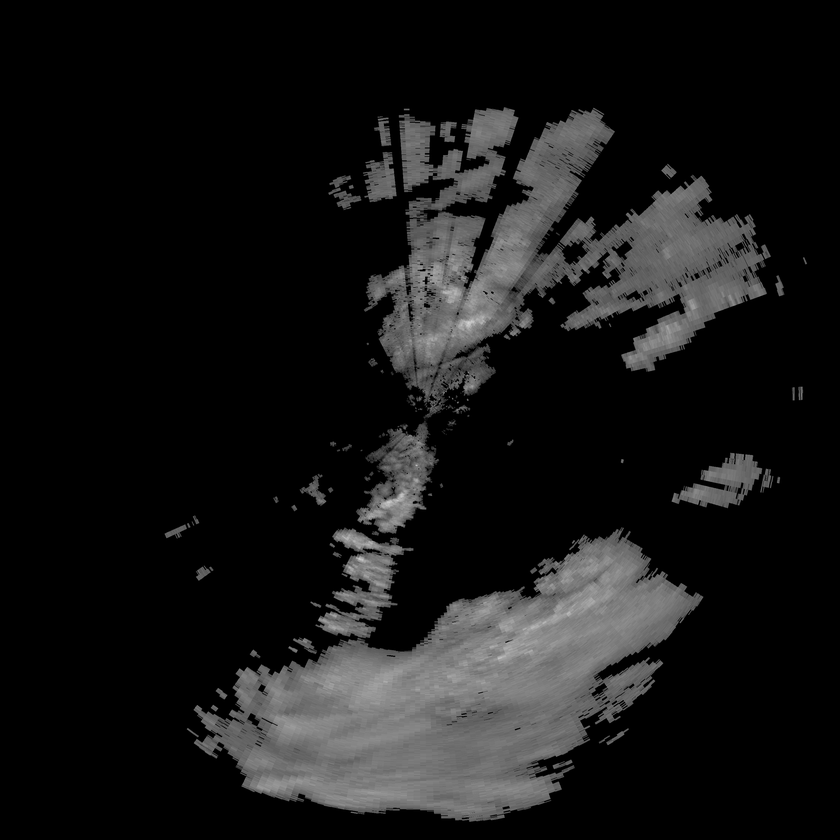
#> input picture korea_data.png, 840 x 840 px, shrunk from 2999 x 3000 before the run
$ python pngviewer.py
#> lines starting #> are read from the running program, lines starting #| are printed output that depends on the picture
import numpy as np
import matplotlib.pyplot as plt
from PIL import Image

def visualize_intensity(image_path):
    # Load image
#> called with image_path = 'korea_data.png'
    img = Image.open(image_path)
#> img is the input picture: PIL image 840x840 RGBA; mean R, G, B, A 22.9, 22.9, 22.9, 255
    pixels = np.array(img)

    # Check image size and dimensions
    print(f"Image size: {pixels.shape}")
#| Image size: (840, 840, 4)
    print(f"Number of image dimensions: {len(pixels.shape)}")
#| Number of image dimensions: 3

    # Visualize grayscale image intensity
    plt.figure(figsize=(10, 8))

    # Display intensity map
    im = plt.imshow(pixels, cmap='hot')
    plt.title('Grayscale Intensity')

    # Add colorbar
    plt.colorbar(im, label='Intensity')

    # Add axis labels
    plt.xlabel('X coordinate')
    plt.ylabel('Y coordinate')

    plt.tight_layout()
    plt.show()
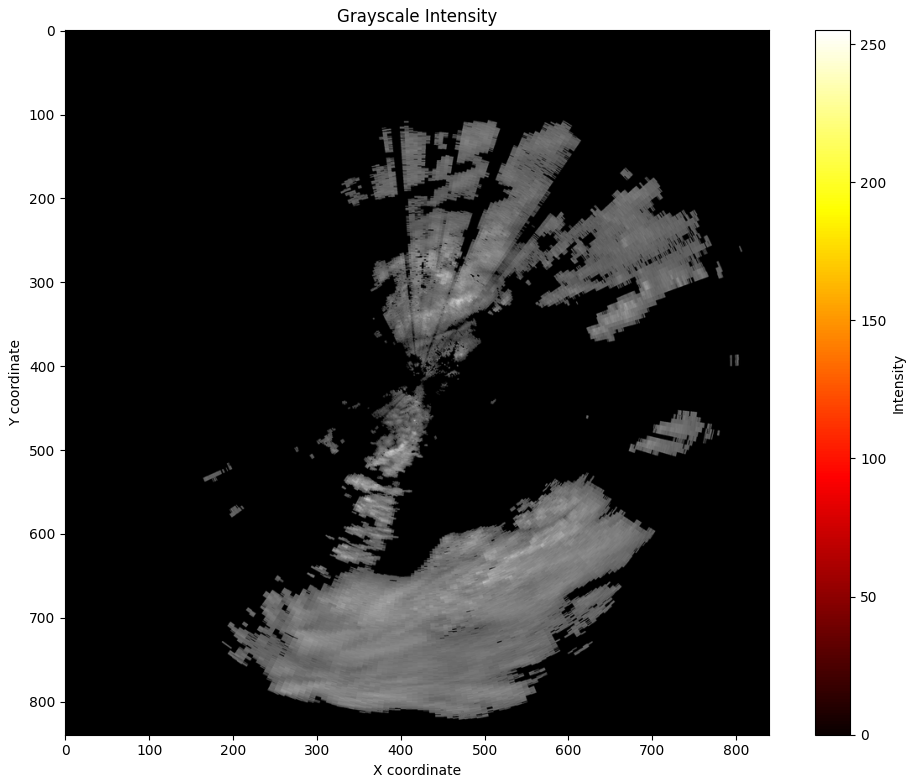
#> figure drawn by matplotlib, 2 panels

    # Print statistical information
    print("\nImage statistics:")
    print(f"Minimum value: {np.min(pixels)}")
#| Minimum value: 0
    print(f"Maximum value: {np.max(pixels)}")
#| Maximum value: 255
    print(f"Mean value: {np.mean(pixels):.2f}")
#| Mean value: 80.93
    print(f"Standard deviation: {np.std(pixels):.2f}")
#| Standard deviation: 107.90

    # Pixel value distribution histogram
    plt.figure(figsize=(10, 6))
    plt.hist(pixels.flatten(), bins=256, range=(0, 255), density=True)
    plt.title('Pixel Intensity Distribution')
    plt.xlabel('Intensity')
    plt.ylabel('Frequency')
    plt.grid(True, alpha=0.3)
    plt.show()
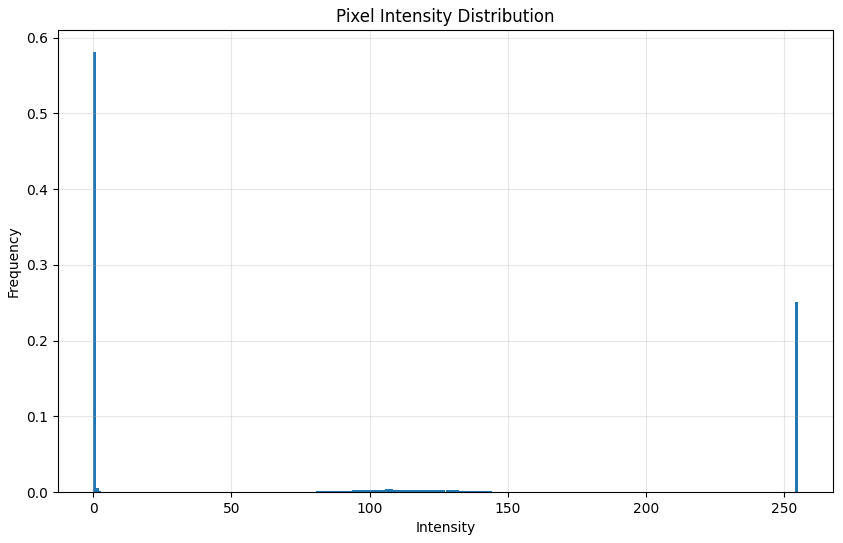
#> figure drawn by matplotlib, 1 panel; tallest bar 0.581 high, from x = 0 to 0.996

if __name__ == "__main__":
    image_path = 'korea_data.png'  # Path to the image for analysis
    visualize_intensity(image_path)
